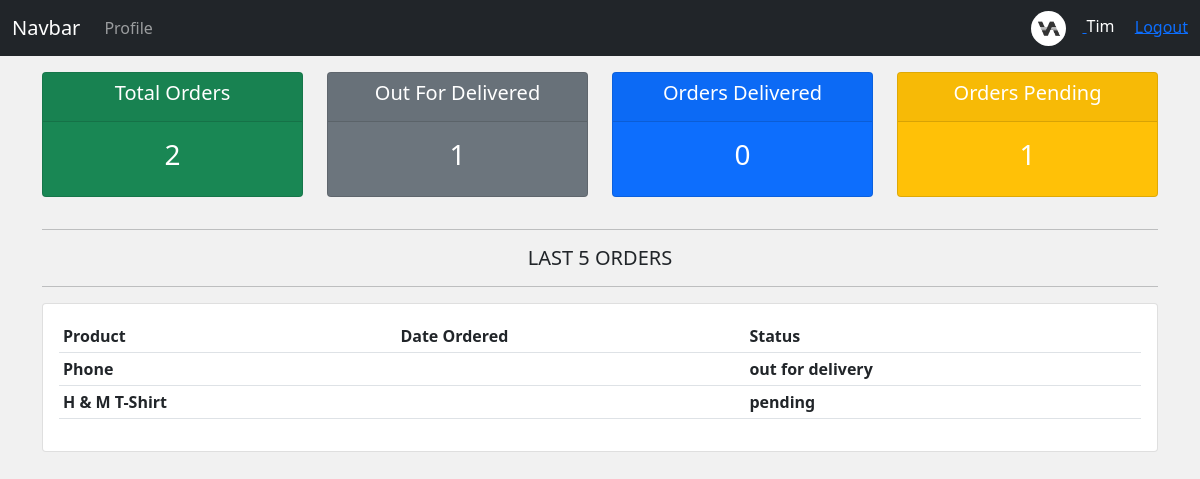
The app's page /customer_profile/ (signed in) with its own data.
### accounts/models.py (models this page shows, shortened)
class Customer(models.Model):
    user=models.OneToOneField(User,on_delete=CASCADE,null=True)
    profile_pic=models.ImageField(null=True,blank=True,upload_to='static/profiles',default='static/profiles/default.png')
    email=models.EmailField(max_length=200,null=True)
    phone=models.CharField(max_length=200,null=True)
    created_at=models.DateTimeField(auto_now_add=True)

class Order(models.Model):
    status=(
        ('pending','Pending'),
        ('out for delivery','Out For Delivery'),
        ('delivered','Delivered')
    )
    customer=models.ForeignKey(Customer,null=True,on_delete=SET_NULL)
    product=models.ForeignKey(Product,null=True,on_delete=SET_NULL)
    created_at=models.DateTimeField(auto_now_add=True)
    status=models.CharField(max_length=200,null=True,choices=status)

class Product(models.Model):
    category=(
        ('indoor','In Door'),
        ('outdoor','Out Door')
    )
    name=models.CharField(max_length=200,null=True)
    price=models.FloatField(null=True)
    category=models.CharField(max_length=200,null=True,choices=category)
    description=models.CharField(max_length=200,null=True,blank=True)
    created_at=models.DateTimeField(auto_now_add=True)
    tags=models.ManyToManyField(Tag)

### accounts/decorators.py (the view)
        def wrapper(request,*args, **kwargs):
            if request.user.groups.first().name in roles:
                return views_fun(request,*args,**kwargs)
            else:
                return HttpResponse('You are not authorized this page.',request)

### accounts/views.py (called while the page is built)
@allowed_roles(roles=['customer'])
def customer_profile(request):
    orders=request.user.customer.order_set.all()
    order_count=orders.count()
    order_delivered=orders.filter(status='delivered').count()
    order_outfordelivered=orders.filter(status='out for delivery').count()
    order_pending=orders.filter(status='pending').count()
    return render(request,'accounts/customer_profile.html',{
        'orders': orders,
        'order_count': order_count,
        'order_delivered':order_delivered,
        'order_outfordelivered':order_outfordelivered,
        'order_pending':order_pending,
    })

### accounts/templates/accounts/customer_profile.html
{% extends 'accounts/master.html' %}
{% block content %}
<div class="row">
    <div class="col">
        <div class="col-md">
            <div class="card text-center text-white mb-3 bg-success">
                <div class="card-header">
                    <h5 class="card-title">Total Orders</h5>
                </div>
                <div class="card-body">
                    <h3 class="card-title">{{order_count}}</h3>
                </div>
            </div>
        </div>
    </div>
    <div class="col">
        <div class="col-md">
            <div class="card text-center text-white mb-3 bg-secondary">
                <div class="card-header">
                    <h5 class="card-title">Out For Delivered</h5>
                </div>
                <div class="card-body">
                    <h3 class="card-title">{{order_outfordelivered}}</h3>
                </div>
            </div>
        </div>
    </div>
    <div class="col">
        <div class="col-md">
            <div class="card text-center text-white mb-3 bg-primary">
                <div class="card-header">
                    <h5 class="card-title">Orders Delivered</h5>
                </div>
                <div class="card-body">
                    <h3 class="card-title">{{order_delivered}}</h3>
                </div>
            </div>
        </div>
    </div>
    <div class="col">
        <div class="col-md">
            <div class="card text-center text-white mb-3 bg-warning">
                <div class="card-header">
                    <h5 class="card-title">Orders Pending</h5>
                </div>
                <div class="card-body">
                    <h3 class="card-title">{{order_pending}}</h3>
                </div>
            </div>
        </div>
    </div>
</div>
<hr>
<div class="row">
    <div class="col-md-12">
        <h5 class="text-center">LAST 5 ORDERS</h5>
        <hr>
        <div class="card card-body">
            <table class="table table-sm">
                <tr>
                    <th>Product</th>
                    <th>Date Ordered</th>
                    <th>Status</th>
                </tr>
                {% for order in orders %}
                <tr>
                    <th>{{order.product.name}}</th>
                    <th>{{order.prodct.created_at}}</th>
                    <th>{{order.status}}</th>
                </tr>
                {% endfor %}
            </table>
        </div>
    </div>
</div>
{% endblock content %}

### accounts/templates/accounts/components/navbar.html (shortened to what this page needs)
<nav class="navbar navbar-expand-lg navbar-dark bg-dark">
  <div class="container-fluid">
    <a class="navbar-brand" href="#">Navbar</a>
    <div class="collapse navbar-collapse" id="navbarNav">
      <ul class="navbar-nav">
      {% if request.user.is_staff %}
        <li class="nav-item">
          <a class="nav-link active" aria-current="page" href="{% url 'dashboard' %}">Dashboard</a>
        </li>
        <li class="nav-item">
          <a class="nav-link" href="{% url 'product' %}">Product</a>
        </li>
      {% else %}
        <li class="nav-item">
          <a class="nav-link" href="{% url 'customer.customer_profile' %}">Profile</a>
        </li>
      {% endif %}
      </ul>
    </div>
    {% if request.user.is_authenticated %}
    <div>
      <a href="{% url 'customer.customer_profile_setting' %}">
        <img src="/{{request.user.customer.profile_pic}}" alt="" width="35px" height="35px" style="border-radius:50%" class="me-3">
      </a>
      <span class='text-white me-3'>{{request.user.username}}</span>
      <a href="{% url 'logout' %}">Logout</a>
    </div>
    {% else %}
    <div>
      <a href="{% url 'register' %}" class="me-3">Register</a>
      <a href="{% url 'logout' %}">Login</a>
    </div>
    {% endif %}
  </div>
</nav>

### accounts/static/accounts/CSS/style.css (style rules this page uses)
body { background-color: #f1f1f1; }

### records on screen
Order: product.name "Phone", status "out for delivery"
Order: product.name "H & M T-Shirt", status "pending"

### other values on screen
{{ request.user.username }} "Tim"
{{ order_count }} "2"
{{ order_outfordelivered }} "1"
{{ order_delivered }} "0"
{{ order_pending }} "1"
